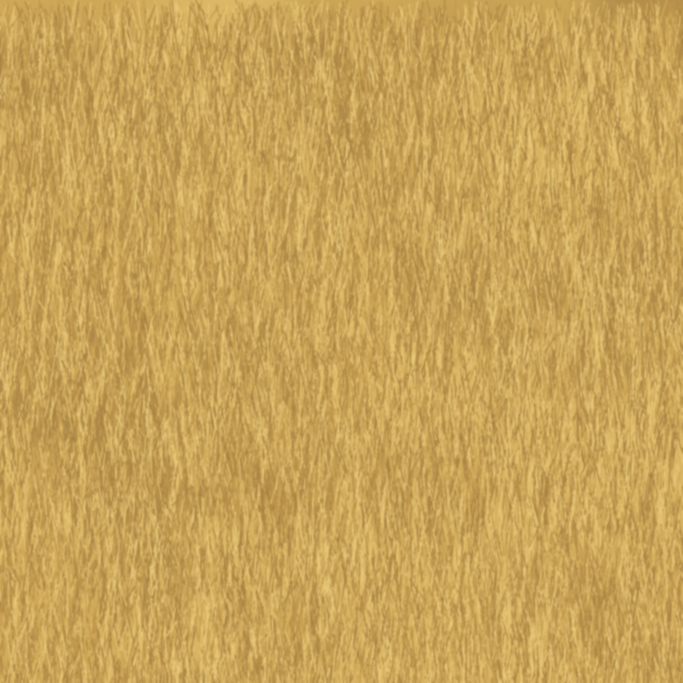
#> input picture newZip/RicksClips_Skill_V1.1/templates/blender_look/tex/straw_tile.png, 2048 x 2048 px (shown at 1/3 size)
$ python measure_v3.py tex/straw_tile.png
#> lines starting #> are read from the running program, lines starting #| are printed output that depends on the picture; after the words box and inside, x2 and y2 are one past the last pixel; in counts of white or black regions, pixels touching at a corner belong together
### newZip/RicksClips_Skill_V1.1/tools/measure/grade_metrics.py
"""Colour/tone metrics (method: references/reports/grade.md section 1).

Per frame (caption band masked): Y' percentiles (Rec.709 weights on encoded sRGB),
HSV S stats (V > 0.15), lit chroma C*ab p50/p90 (L* 40-85, non-ink), black point
(mean RGB of darkest 0.5 %), vignette corner/centre, ink mask = black top-hat.

Usage:
  python grade_metrics.py video.mp4 --every 15        # sample every 15th frame
  python grade_metrics.py img1.png img2.png ...       # stills
Reference day targets: Y'p50 0.571, non-ink p5 0.234, p99 0.967, lit C* p90 ~55,
black point warm ~(35,19,20)/255, corner/centre 0.86. Per-video medians (STYLE_BIBLE):
lum mean 0.43-0.54, HSV sat 0.38-0.65.
"""
import sys, json, numpy as np
sys.path.insert(0, __file__.rsplit("\\", 1)[0] if "\\" in __file__ else ".")
from vidio import frames, caption_mask, luma
from PIL import Image
from scipy import ndimage


def srgb_to_lab(rgb):
    r = np.where(rgb > 0.04045, ((rgb + 0.055) / 1.055) ** 2.4, rgb / 12.92)
    M = np.array([[0.4124, 0.3576, 0.1805], [0.2126, 0.7152, 0.0722], [0.0193, 0.1192, 0.9505]])
    xyz = r @ M.T / np.array([0.95047, 1.0, 1.08883])
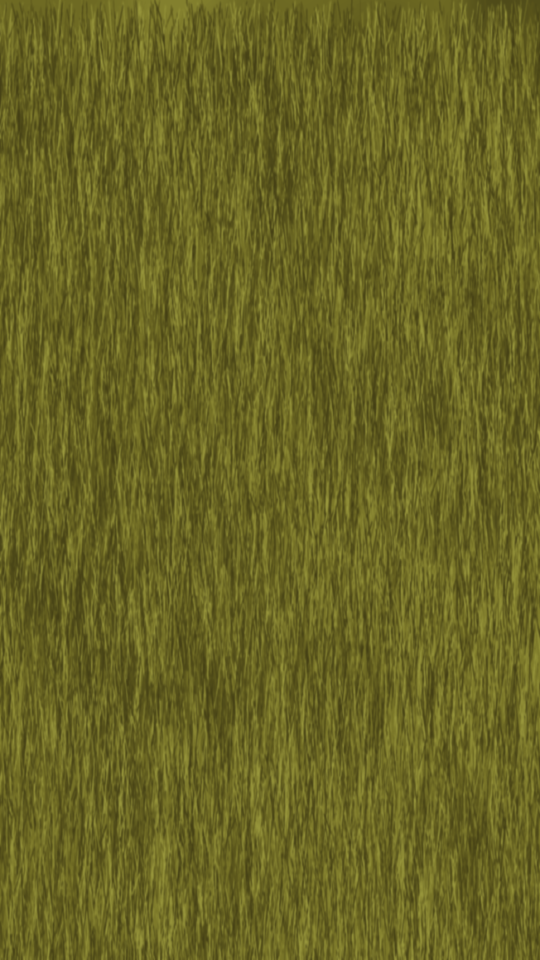
#> xyz: shape (1920, 1080, 3) float64 (shown at 1/2 size); mean R, G, B 0.414, 0.399, 0.139
    f = np.where(xyz > 0.008856, np.cbrt(xyz), 7.787 * xyz + 16 / 116)
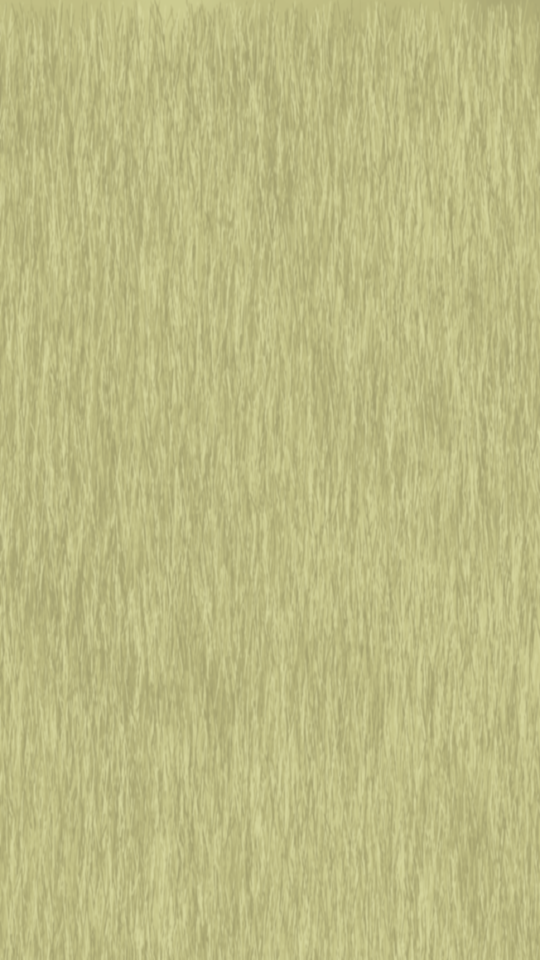
#> f: shape (1920, 1080, 3) float64 (shown at 1/2 size); mean R, G, B 0.744, 0.734, 0.516
    L = 116 * f[..., 1] - 16
    a = 500 * (f[..., 0] - f[..., 1])
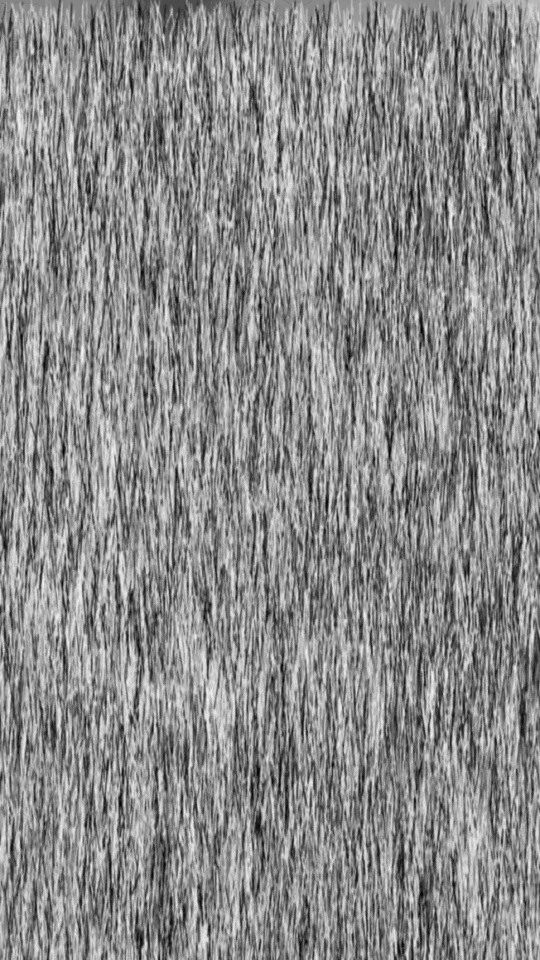
#> a: shape (1920, 1080) float64 (shown at 1/2 size); min 1.08, max 7.64, mean 4.65; drawn with min black and max white
    b = 200 * (f[..., 1] - f[..., 2])
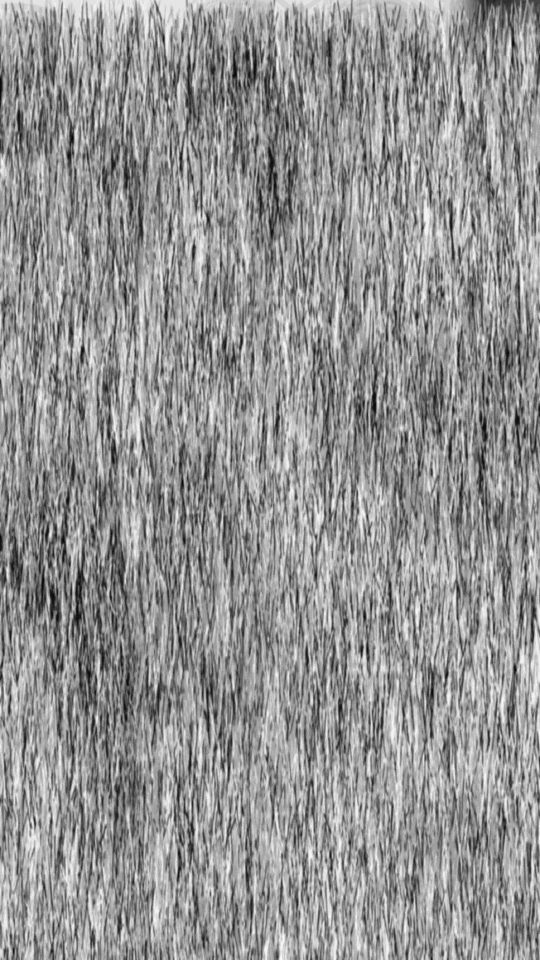
#> b: shape (1920, 1080) float64 (shown at 1/2 size); min 39.42, max 46.78, mean 43.7; drawn with min black and max white
    return L, a, b


# [54 lines left out: functions frame_metrics, agg, not called in this run]


# [25 lines that do not run on import are left out]

### newZip/RicksClips_Skill_V1.1/templates/blender_look/measure_v3.py
"""3D WORLD STYLE look numbers. Same formulas as references/remeasure/3d_2026-11-08/scripts/look.py (1080x1920, caption band
0.64-0.76 H masked), rewritten on numpy/scipy/PIL because cv2 is not installed here.
Usage: python measure_v3.py [--json out.json] img...   Prints the report's targets for comparison."""
import sys, os, json
sys.path.insert(0, os.path.join(os.path.dirname(os.path.abspath(__file__)), "..", "..", "tools", "measure"))
import numpy as np
from PIL import Image
from scipy import ndimage as ni
from grade_metrics import srgb_to_lab

def disk(d):
    r = d // 2; y, x = np.ogrid[-r:r + 1, -r:r + 1]; return x * x + y * y <= r * r + 1

def m(f):
    im = Image.open(f).convert("RGB").resize((1080, 1920), Image.BOX); H, W = 1920, 1080
    k = np.ones((H, W), bool); k[int(.64 * H):int(.76 * H)] = False
    rgb = np.asarray(im).astype(np.float32) / 255; Y = .299 * rgb[..., 0] + .587 * rgb[..., 1] + .114 * rgb[..., 2]
    hsv = np.asarray(im.convert("HSV")).astype(np.float32); S = hsv[..., 1] / 255; Hh = hsv[..., 0] * 360 / 255
    L, a, b = srgb_to_lab(rgb); C = np.hypot(a, b); y = Y[k]
    r = {"Ymean": round(float(y.mean()), 3)}; lit = k & (L > 50); r["litC50"] = round(float(np.median(C[lit])), 1)
#> after `r = {'Ymean': round(float(y.mean()), 3)}`: r = {'Ymean': 0.653}
#> after `lit = k & (L > 50)`:
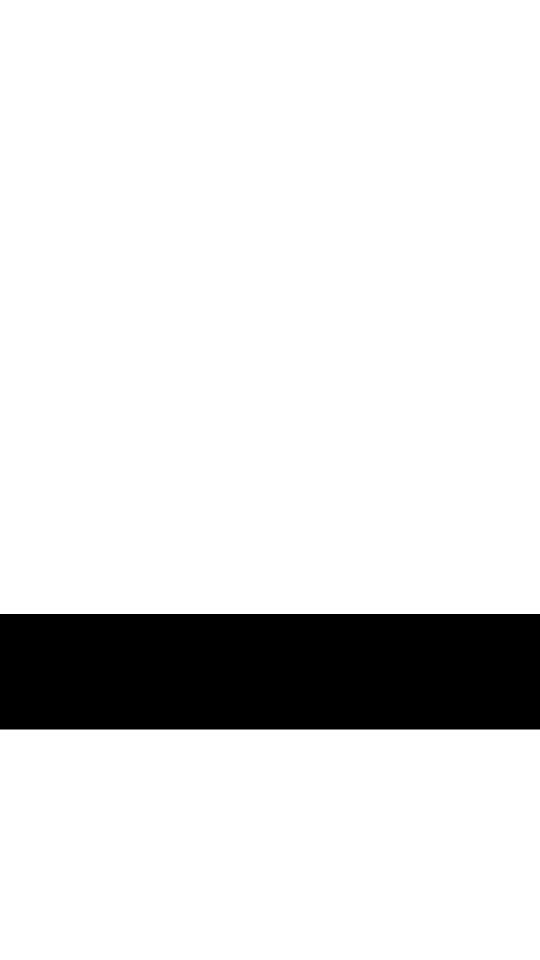
#> lit: shape (1920, 1080) bool (shown at 1/2 size); 88% white; 1 black region, box (x1, y1, x2, y2) and area: (0, 1228, 1080, 1459) 249480
    dk = k & (Y < .3) & (Y > .06); r["shadow_ab"] = [round(float(np.median(a[dk])), 1), round(float(np.median(b[dk])), 1)]
#> after `dk = k & (Y < 0.3) & (Y > 0.06)`: dk: shape (1920, 1080) bool; every value is 0
    t = np.percentile(y, 1); r["black"] = [round(float(v)) for v in rgb[k & (Y <= t)].mean(0) * 255]
#> after `t = np.percentile(y, 1)`: t = 0.559
    c = Y[int(.35 * H):int(.65 * H), int(.3 * W):int(.7 * W)].mean(); q = int(.12 * W)
#> after `c = Y[int(0.35 * H):int(0.65 * H), int(0.3 * W):int(0.7 * W)].mean()`: c = 0.652
    r["vig"] = round(float(np.concatenate([Y[:q, :q].ravel(), Y[:q, -q:].ravel(), Y[-q:, :q].ravel(), Y[-q:, -q:].ravel()]).mean() / c), 2)
    hp = Y - ni.gaussian_filter(Y, 3); bs = 16; hb, wb = H // bs, W // bs
#> after `hp = Y - ni.gaussian_filter(Y, 3)`:
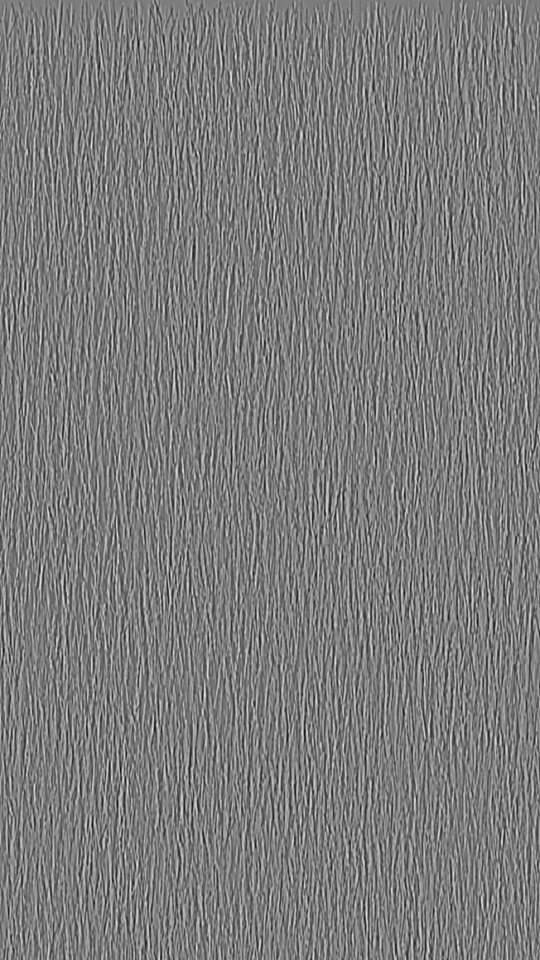
#> hp: shape (1920, 1080) float32 (shown at 1/2 size); min -0.0942, max 0.0994, mean -1.24e-11; drawn with min black and max white
    bl = lambda x: x[:hb * bs, :wb * bs].reshape(hb, bs, wb, bs).transpose(0, 2, 1, 3).reshape(hb, wb, -1)
    sd = bl(hp).std(-1)[bl(k.astype(np.float32)).min(-1) > 0]; r["textured"] = round(float((sd > .015).mean()), 3); r["flat"] = round(float((sd < .004).mean()), 3)
#> after `sd = bl(hp).std(-1)[bl(k.astype(np.float32)).min(-1) > 0]`: sd = 6968 values, max 0.0466 at index 5652, min 0.00117 at index 35, mean 0.0246
    Y8 = (Y * 255).astype(np.uint8); th = Y8.astype(np.int16) - ni.grey_opening(Y8, footprint=disk(9)).astype(np.int16)
#> after `th = Y8.astype(np.int16) - ni.grey_opening(Y8, footprint=disk(9)).asty`:
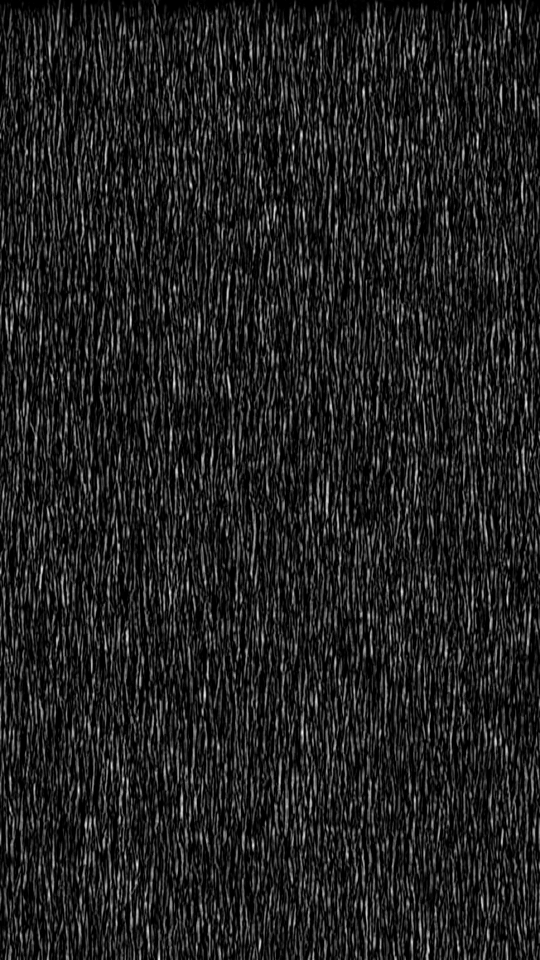
#> th: shape (1920, 1080) int16 (shown at 1/2 size); min 0, max 46, mean 6; drawn with min black and max white
    r["spec"] = round(float(((th > 50) & k).sum() / k.sum()), 4); r["clip_pct"] = round(float((y > .97).mean() * 100), 2)
    sat = k & (S > .25) & (Y > .12); hh = Hh[sat]; n = max(len(hh), 1)
#> after `n = max(len(hh), 1)`: n = 1824120
    r["amber"] = round(float(((hh >= 20) & (hh < 70)).sum() / n), 3); r["blue"] = round(float(((hh >= 165) & (hh < 255)).sum() / n), 3); r["red"] = round(float(((hh < 20) | (hh >= 320)).sum() / n), 3)
    return r

if __name__ == "__main__":
    a = sys.argv[1:]; out = a[a.index("--json") + 1] if "--json" in a else None
    files = [x for x in a if x != "--json" and x != out]
    R = {f: m(f) for f in files}
#> R = 1 item
    for f, v in R.items(): print(f.replace(chr(92), "/").split("/")[-1], v)
#> this loop made 1 pass
#> f on pass 1: 'tex/straw_tile.png'
#| straw_tile.png {'Ymean': 0.653, 'litC50': 44.0, 'shadow_ab': [nan, nan], 'black': [175, 137, 70], 'vig': 0.99, 'textured': 0.961, 'flat': 0.001, 'spec': 0.0, 'clip_pct': 0.0, 'amber': 1.0, 'blue': 0.0, 'red': 0.0}
    print("targets (report): Ymean .46 litC50 21 shadow_ab +6/-8 black 7,4,15 vig .67 textured .39 flat .48 spec .018 clip .9 amber .07 blue .58")
    if out: json.dump(R, open(out, "w"), indent=1)

$ run again, on newZip/RicksClips_Skill_V1.1/templates/blender_look/tex/cobble_tile.png
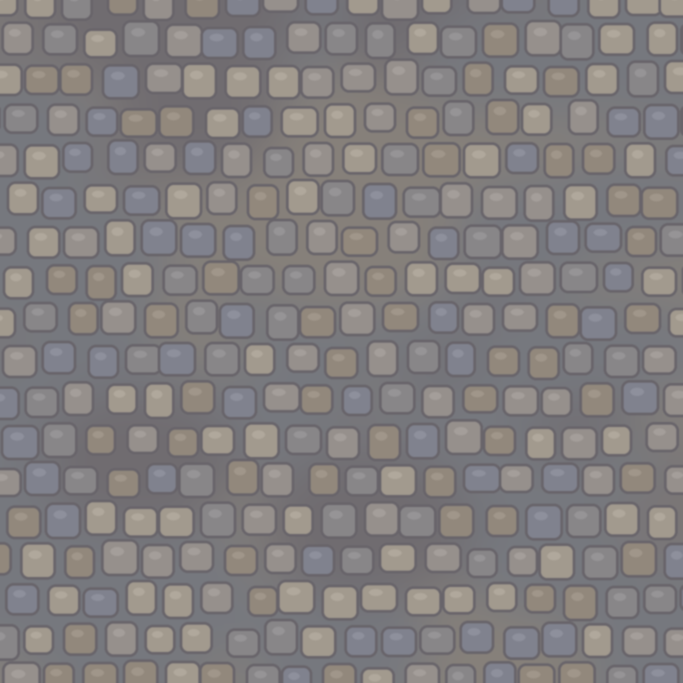
#> input picture newZip/RicksClips_Skill_V1.1/templates/blender_look/tex/cobble_tile.png, 2048 x 2048 px (shown at 1/3 size)
#> in m, `r = {'Ymean': round(float(y.mean()), 3)}`: r = {'Ymean': 0.504}
#> in m, `lit = k & (L > 50)`:
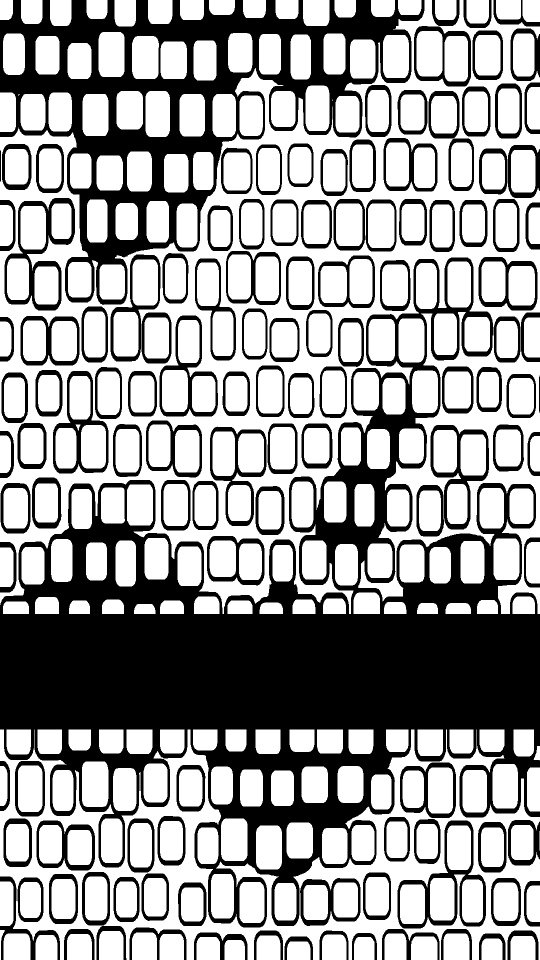
#> lit: shape (1920, 1080) bool (shown at 1/2 size); 61.6% white; 125 black regions, largest, box (x1, y1, x2, y2) and area: (0, 515, 1080, 1855) 440207, (0, 0, 849, 610) 126131, (9, 396, 150, 621) 7340
#> dk: shape (1920, 1080) bool; every value is 0
#> t = 0.403
#> c = 0.502
#> sd = 6968 values, max 0.0423 at index 5107, min 0 at index 63, mean 0.0142
#> in m, `th = Y8.astype(np.int16) - ni.grey_opening(Y8, footprint=disk(9)).asty`:
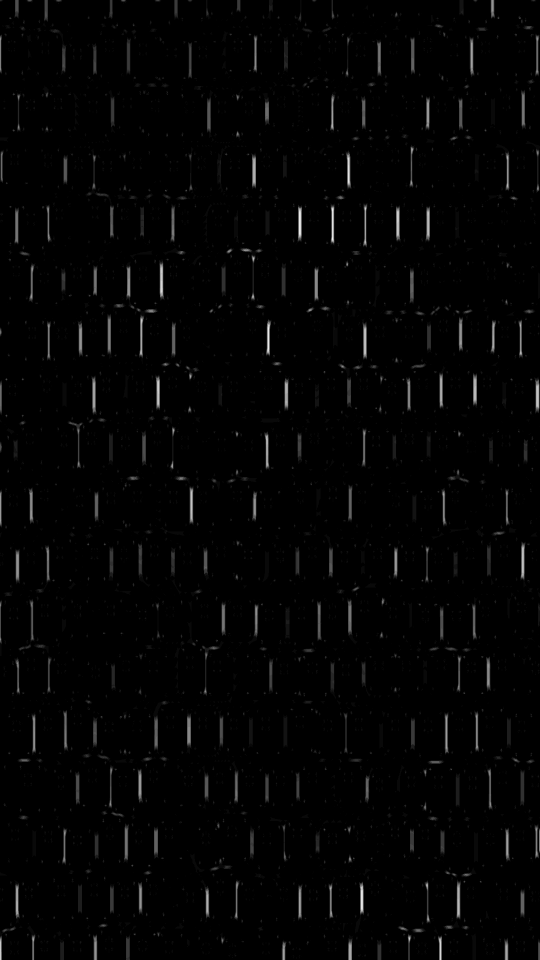
#> th: shape (1920, 1080) int16 (shown at 1/2 size); min 0, max 26, mean 0.4; drawn with min black and max white
#> hh = empty array
#> n = 1
#> R = 1 item
#> the loop `for f, v in R.items(): print(f.replace(chr(92), "/").split("/")[-1], v)` made 1 pass
#> f on pass 1: 'tex/cobble_tile.png'
#> (printed output is left out)
